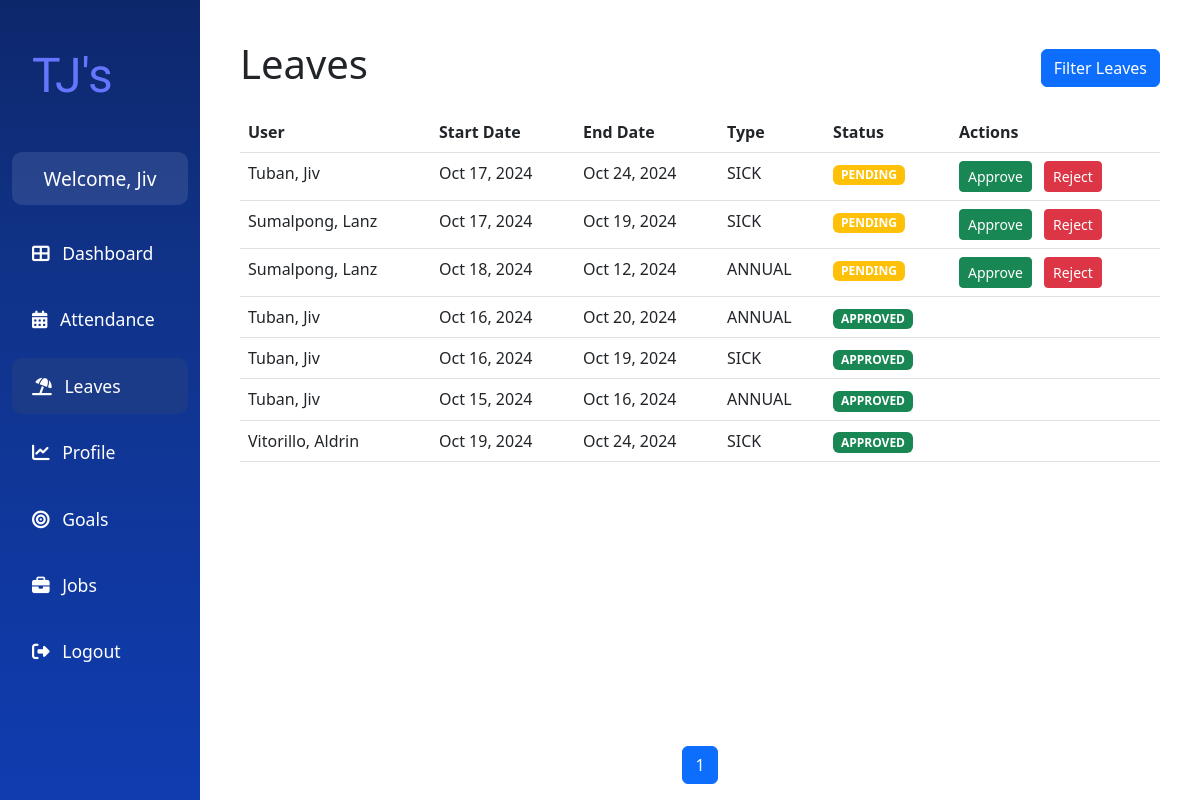
The app's page /leaves/ (signed in) with its own data.
### api/models.py (models this page shows, shortened)
class User(AbstractUser):
    ROLE_CHOICES = [
        ("ADMIN", "Admin"),
        ("EMPLOYEE", "Employee"),
        ("MANAGER", "Manager"),
    ]
    STATUS_CHOICES = [
        ("APPROVED", "Approved"),
        ("REJECTED", "Rejected"),
        ("PENDING", "Pending"),
    ]
    username = None  # Remove the username field entirely
    email = models.EmailField(_("email address"), unique=True)
    phone_regex = RegexValidator(
        regex=r"^\+?1?\d{9,15}$",
        message="Phone number must be entered in the format: '+999999999'. Up to 15 digits allowed.",
    )
    phone_number = models.CharField(validators=[phone_regex], max_length=17, blank=True)
    address = models.OneToOneField(
        Address, on_delete=models.CASCADE, blank=True, null=True
    )
    role = models.CharField(max_length=10, choices=ROLE_CHOICES, default="EMPLOYEE")
    date_of_hire = models.DateField(blank=True, null=True)
    profile_path = models.ImageField(null=True, blank=True)
    status = models.CharField(max_length=20, choices=STATUS_CHOICES, default="PENDING")
    job = models.ForeignKey(Job, on_delete=models.SET_NULL, null=True, blank=True)
    groups = models.ManyToManyField(
        "auth.Group",
        verbose_name=_("groups"),
        blank=True,
        related_name="custom_user_set",
        related_query_name="custom_user",
    )
    user_permissions = models.ManyToManyField(
        "auth.Permission",
        verbose_name=_("user permissions"),
        blank=True,
        related_name="custom_user_set",
        related_query_name="custom_user",
    )
    objects = UserManager()
    USERNAME_FIELD = "email"
    REQUIRED_FIELDS = ["first_name", "last_name", "date_of_hire", "password"]

class Leave(models.Model):
    LEAVE_TYPES = [
        ("ANNUAL", "Annual Leave"),
        ("SICK", "Sick Leave"),
        ("PARENTAL", "Parental Leave"),
        ("UNPAID", "Unpaid Leave"),
    ]
    STATUS_CHOICES = [
        ("PENDING", "Pending"),
        ("APPROVED", "Approved"),
        ("REJECTED", "Rejected"),
    ]
    user = models.ForeignKey(User, on_delete=models.CASCADE)
    leave_type = models.CharField(max_length=50, choices=LEAVE_TYPES)
    start_date = models.DateField()
    end_date = models.DateField()
    reason = models.TextField(null=True, blank=True)
    status = models.CharField(max_length=20, choices=STATUS_CHOICES, default="PENDING")
    created_at = models.DateTimeField(auto_now_add=True)
    updated_at = models.DateTimeField(auto_now=True)

### api/views.py (the view)
# urls.py: path("leaves/", views.leave_list, name="leaves"),
@login_required
def leave_list(request):
    leaves_own = Leave.objects.filter(user=request.user).order_by("-status")
    leaves_all = Leave.objects.all().order_by("-status")
    leave_filter = ""
    if(request.user.role == "MANAGER"):
        leave_filter = LeaveFilter(request.GET, queryset=leaves_all)
    else:
        leave_filter = LeaveFilter(request.GET, queryset=leaves_own)
    filtered_leaves = leave_filter.qs
    paginator = Paginator(filtered_leaves, 10)  # Show 10 leaves per page
    page_number = request.GET.get('page')
    page_obj = paginator.get_page(page_number)
    edit_leave_forms = {leave.id: LeaveForm(instance=leave) for leave in leaves_own}
    context = {
        'page_obj': page_obj,
        'edit_leave_forms': edit_leave_forms,
        'add_leave_form': LeaveForm(),
        'filter': leave_filter,
    }
    return render(request, 'leaves.html', context)

### api/templatetags/custom_filters.py (called while the page is built)
@register.filter
def dict_get(d, key):
    return d.get(key)

### api/templates/api/leaves.html (shortened to what this page needs)
{% extends "base.html" %}
{% load static %}
{% load crispy_forms_tags %}
{% load custom_filters %}
{% block content %}
<div class="page-container pt-4">
    <div class="content-wrapper">
        <div class="d-flex justify-content-between align-items-center mb-3">
            <h1>Leaves</h1>
            <div>
                {% if request.user.role == "MANAGER" %}
                    <button class="btn btn-primary" data-bs-toggle="modal" data-bs-target="#filterModal">Filter Leaves</button>
                {% else %}
                    <button class="btn btn-success ms-2" data-bs-toggle="modal" data-bs-target="#addLeaveModal">Request Leave</button>
                {% endif %}
            </div>
        </div>
        {% if request.user.role == "MANAGER" %}
            <div class="table-container">
                <div class="table-responsive">
                    <table class="table table-hover">
                        <thead>
                            <tr>
                                <th>User</th>
                                <th>Start Date</th>
                                <th>End Date</th>
                                <th>Type</th>
                                <th>Status</th>
                                <th>Actions</th>
                            </tr>
                        </thead>
                        <tbody>
                            {% for leave in page_obj %}
                            <tr data-bs-toggle="modal" data-bs-target="#leaveDetailModal{{ leave.id }}">
                                <td>{{ leave.user.last_name|capfirst }}, {{ leave.user.first_name|capfirst }}</td>
                                <td>{{ leave.start_date|date:"M d, Y" }}</td>
                                <td>{{ leave.end_date|date:"M d, Y" }}</td>
                                <td>{{ leave.leave_type }}</td>
                                <td>
                                    <span class="badge bg-{% if leave.status == 'PENDING' %}warning{% elif leave.status == 'APPROVED' %}success{% else %}danger{% endif %}">
                                        {{ leave.status }}
                                    </span>
                                </td>
                                <td>
                                    {% if leave.status == "PENDING" %}
                                    <button class="btn btn-success btn-sm me-2" data-bs-toggle="modal" data-bs-target="#approveLeaveModal{{ leave.id }}">Approve</button>
                                    <button class="btn btn-danger btn-sm" data-bs-toggle="modal" data-bs-target="#rejectLeaveModal{{ leave.id }}">Reject</button>
                                    {% endif %}
                                </td>
                            </tr>
                            {% endfor %}
                        </tbody>
                    </table>
                </div>
            </div>
        {% endif %}
        <nav aria-label="Page navigation" class="mt-3">
            <ul class="pagination justify-content-center">
                {% for num in page_obj.paginator.page_range %}
                    {% if page_obj.number == num %}
                        <li class="page-item active"><span class="page-link">{{ num }}</span></li>
                    {% elif num > page_obj.number|add:'-3' and num < page_obj.number|add:'3' %}
                        <li class="page-item"><a class="page-link" href="?page={{ num }}">{{ num }}</a></li>
                    {% endif %}
                {% endfor %}
            </ul>
        </nav>
    </div>
</div>
{% endblock content %}

### api/templates/api/base.html (shortened to what this page needs)
{% load static %}
<!DOCTYPE html>
<html lang="en">
  <head>
    <link
      href="https://cdn.jsdelivr.net/npm/bootstrap@5.3.0/dist/css/bootstrap.min.css"
      rel="stylesheet"
    />
    <link
      href="https://cdnjs.cloudflare.com/ajax/libs/font-awesome/6.4.0/css/all.min.css"
      rel="stylesheet"
    />
  </head>
  <body>
    <div class="container-fluid">
      <div class="row">
        <nav
          id="sidebarMenu"
          class="col-md-3 col-lg-2 d-md-block sidebar collapse"
        >
          <div class="position-sticky">
            <div class="logo">
              TJ's
            </div>
            <div class="welcome-message">
              <h3>Welcome, {{ request.user.first_name|capfirst }}</h3>
            </div>
            <ul class="nav flex-column">
              <li class="nav-item">
                <a class="nav-link {% if request.resolver_match.url_name == 'dashboard' %}active{% endif %}" href="{% url 'dashboard' %}">
                  <i class="fas fa-th-large me-2"></i> Dashboard
                </a>
              </li>
              <li class="nav-item">
                <a class="nav-link {% if request.resolver_match.url_name == 'attendance' or request.resolver_match.url_name == 'employee_attendance' %}active{% endif %}"
                {% if request.user.role == "MANAGER" %}
                  href="{% url 'attendance' %}"
                {% else %}
                  href="{% url 'employee_attendance' %}"
                {% endif %}>
                  <i class="fas fa-calendar-alt me-2"></i> Attendance
                </a>
              </li>
              <li class="nav-item">
                <a class="nav-link {% if request.resolver_match.url_name == 'leaves' %}active{% endif %}" href="{% url 'leaves' %}">
                  <i class="fa-solid fa-umbrella-beach me-2"></i> Leaves
                </a>
              </li>
              <li class="nav-item">
                <a class="nav-link {% if request.resolver_match.url_name == 'profile' %}active{% endif %}" href="{% url 'profile' %}">
                  <i class="fas fa-chart-line me-2"></i> Profile
                </a>
              </li>
              <li class="nav-item">
                <a class="nav-link {% if request.resolver_match.url_name == 'goals' %}active{% endif %}" href="{% url 'goals' %}">
                  <i class="fas fa-bullseye me-2"></i> Goals
                </a>
              </li>
              {% if request.user.role == "MANAGER" %}
                <li class="nav-item">
                  <a class="nav-link {% if request.resolver_match.url_name == 'jobs' %}active{% endif %}" href="{% url 'jobs' %}">
                    <i class="fa-solid fa-briefcase me-2"></i> Jobs
                  </a>
                </li>
              {% endif %}
              <li class="nav-item">
                <a class="nav-link" href="#" data-bs-toggle="modal" data-bs-target="#logoutModal">
                  <i class="fas fa-sign-out-alt me-2"></i> Logout
                </a>
              </li>
            </ul>
          </div>
        </nav>
        <main class="col-md-9 ms-sm-auto col-lg-10 px-md-4 main-content">
          {% block content %} {% endblock content %}
        </main>
      </div>
    </div>
  </body>
</html>

### api/templates/api/base.html (style rules this page uses)
:root { --primary-color: #6675FE; --primary-light: #6366f1; --background-color: #f8fafc; --text-color: #1e293b; }
body { 8 background-color: #f0f2f5; }
.sidebar { background: linear-gradient(180deg, #0D276B 0%, #103287 32%, #0F3CB0 100%); color: white; height: 100vh; padding-top: 20px; overflow-y: auto; position: fixed; top: 0; left: 0; z-index: 1000; }
.sidebar .nav-link { color: white; padding: 15px 20px; font-size: 1.1rem; margin-bottom: 10px; }
.sidebar .nav-link.active { background-color: #1B3A88; border-radius: 10px; }
.logo { font-family: 'Paytone One', sans-serif; font-weight: 400; color: var(--primary-color); font-size: 3rem; padding: 20px; margin-bottom: 20px; }
.main-content { margin-left: 0; padding-top: 0; }
.welcome-message { background-color: rgba(255, 255, 255, 0.1); border-radius: 10px; padding: 15px; margin-bottom: 20px; text-align: center; }
.welcome-message h3 { font-size: 1.2rem; margin-bottom: 0; color: #ffffff; font-weight: 500; }

### api/templates/api/leaves.html (style rules this page uses)
.page-container { display: flex; flex-direction: column; height: 100vh; overflow: hidden; }
.content-wrapper { flex: 1; display: flex; flex-direction: column; padding: 1rem; }
.table-container { flex: 1; overflow: hidden; display: flex; flex-direction: column; }
.table-responsive { flex: 1; overflow-y: auto; }
.table { margin-bottom: 0; }
.table th { position: sticky; top: 0; background-color: #fff; z-index: 1; }
.pagination { margin-bottom: 0; }

### records on screen
User: user.first_name "Jiv"
Leave: user.last_name "Tuban", user.first_name "Jiv", start_date "Oct 17, 2024", end_date "Oct 24, 2024", leave_type "SICK", status "PENDING"
Leave: user.last_name "Sumalpong", user.first_name "Lanz", start_date "Oct 17, 2024", end_date "Oct 19, 2024", leave_type "SICK", status "PENDING"
Leave: user.last_name "Sumalpong", user.first_name "Lanz", start_date "Oct 18, 2024", end_date "Oct 12, 2024", leave_type "ANNUAL", status "PENDING"
Leave: user.last_name "Tuban", user.first_name "Jiv", start_date "Oct 16, 2024", end_date "Oct 20, 2024", leave_type "ANNUAL", status "APPROVED"
Leave: user.last_name "Tuban", user.first_name "Jiv", start_date "Oct 16, 2024", end_date "Oct 19, 2024", leave_type "SICK", status "APPROVED"
Leave: user.last_name "Tuban", user.first_name "Jiv", start_date "Oct 15, 2024", end_date "Oct 16, 2024", leave_type "ANNUAL", status "APPROVED"
Leave: user.last_name "Vitorillo", user.first_name "Aldrin", start_date "Oct 19, 2024", end_date "Oct 24, 2024", leave_type "SICK", status "APPROVED"

### other values on screen
{{ num }} "1"
